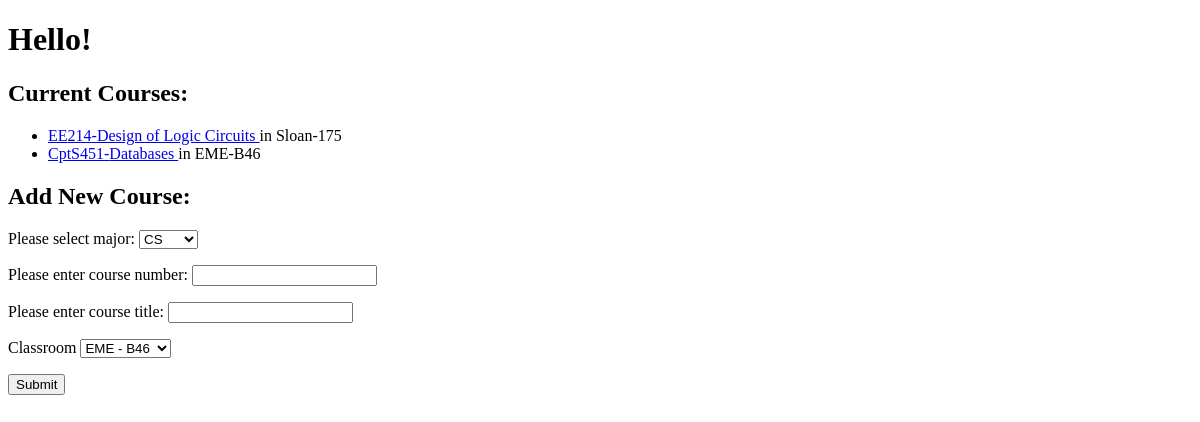
/, run on an earlier commit of the app's database.
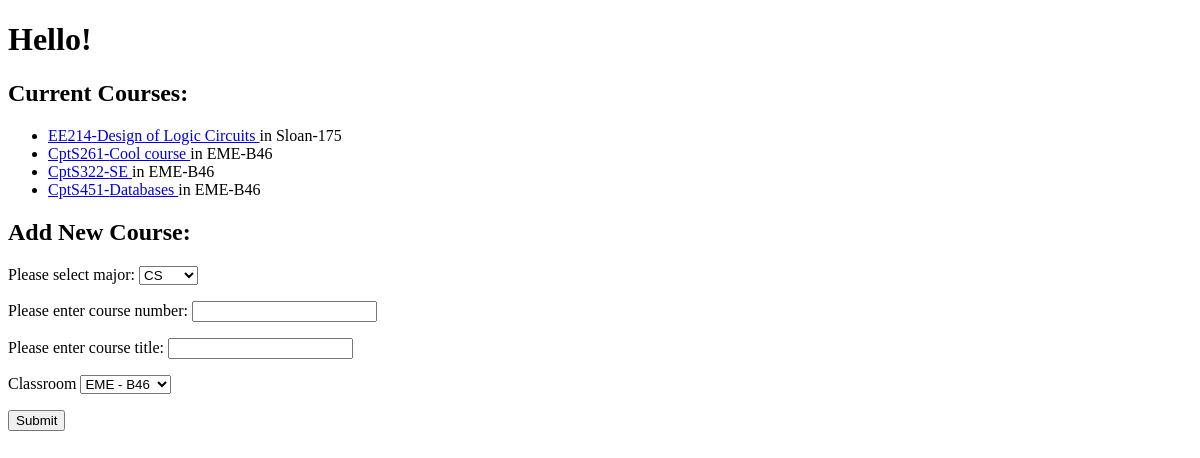
And on a later commit of the database.
### app/models.py (models this page shows, shortened)
class Course(db.Model):
    id = db.Column(db.Integer, primary_key=True)
    coursenum = db.Column(db.String(3))
    title = db.Column(db.String(150))
    major = db.Column(db.String(20))
    roomid = db.Column(db.Integer,db.ForeignKey('room.id'))
    classroom = db.relationship('Room', back_populates='courses')

class Room(db.Model):
    id = db.Column(db.Integer, primary_key=True)
    building = db.Column(db.String(50))
    roomNumber = db.Column(db.String(50))
    capacity = db.Column(db.Integer)
    courses = db.relationship('Course', back_populates='classroom')

### app/routes.py (the view, shortened to what this page needs)
@app.route('/', methods=['GET', 'POST'])
def index():
    form = CourseForm()
    _courses = Course.query.order_by(Course.coursenum).order_by(Course.major). all()
    return render_template('index.html', form=form, courses = _courses)

### app/forms.py
class CourseForm(FlaskForm):
    major = SelectField(label= "Please select major:", choices = ['CS', 'EE','MATH','ME', 'RBE'],validators=[DataRequired()])
    coursenum = StringField(label= "Please enter course number:", validators=[DataRequired()])
    title = StringField(label= "Please enter course title:", validators=[DataRequired()])
    classroom = QuerySelectField('Classroom', query_factory = get_rooms, get_label = getRoomLabel , allow_blank=False)
    submit = SubmitField('Submit')

### app/forms.py (called while the page is built)
def get_rooms():
    return Room.query.all()

def getRoomLabel(theroom):
    return "{} - {}".format(theroom.building, theroom.roomNumber)

### app/templates/index.html (shortened to what this page needs)
<!DOCTYPE HTML>
<html>
  <head>
  </head>
  <h1> Hello!</h1>
  <body>
    <h2>Current Courses:</h2>
    <ul>
      {% for course in courses %}
        <li> <a href="{{url_for('course', name= '{}{}-{}'.format(course.major,course.coursenum,course.title)) }}" >
                   {{ course.major}}{{course.coursenum}}-{{course.title}}  </a> in {{course.classroom.building}}-{{course.classroom.roomNumber}}</li>
      {% endfor %}
    </ul>
    <h2>Add New Course:</h2>
    <form method="POST">
      <p>{{ form.major.label}}
         {{ form.major()}}
      </p>
      <p>{{ form.coursenum.label}}
        {{ form.coursenum()}}
     </p>
     <p>{{ form.title.label}}
      {{ form.title()}}
     </p>
     <p>{{ form.classroom.label}}
      {{ form.classroom()}}
     </p>
    <p>{{ form.submit()}}</p>
    </form>
  </body>
</html>

What changed in the data, as far as the page shows it:
added Course: major "CptS", coursenum "261", title "Cool course", classroom.building "EME", classroom.roomNumber "B46"
added Course: major "CptS", coursenum "322", title "SE", classroom.building "EME", classroom.roomNumber "B46"
